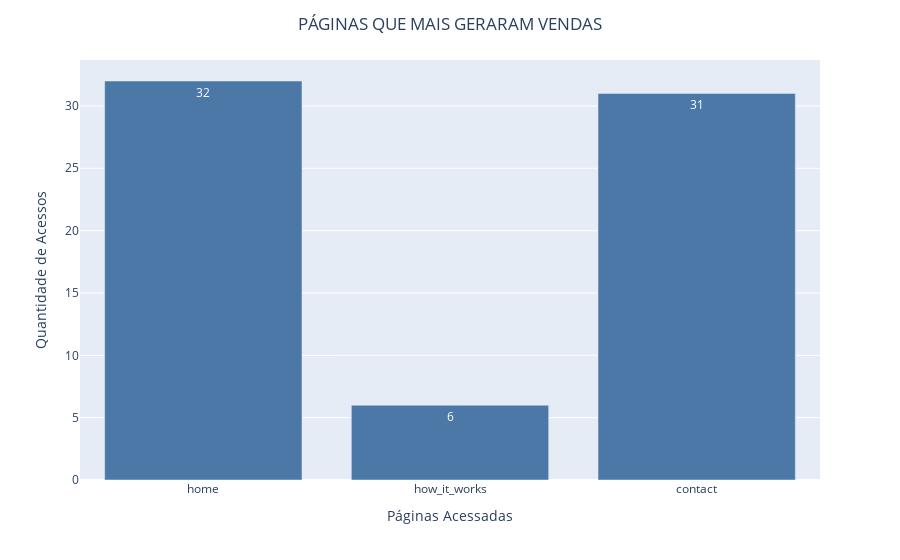

This figure's notebook cell:
### Code cell
#Gráficos de Barras

data = df[df['bought']==1]
values = data.sum()
index = [['home',values['home']],
         ['how_it_works',values['how_it_works']],
         ['contact',values['contact']]]

df_aux = pd.DataFrame(index, columns=['pagina', 'qtd'])

fig = px.bar(df_aux, x='pagina', y='qtd',
            labels={
                'pagina':'Páginas Acessadas',
                'qtd':'Quantidade de Acessos',
            },
            color_discrete_sequence=px.colors.qualitative.T10,
            text_auto=True)

fig.update_layout(title={
    'text' : 'PÁGINAS QUE MAIS GERARAM VENDAS',
    'x' : 0.5})

fig.show()

### Figure 1 — Plotly figure (JSON) as saved in the notebook; plotly's stock layout.template omitted (floating-point values rounded to 4 significant figures)
{"data": [{"alignmentgroup": "True", "hovertemplate": "Páginas Acessadas=%{x}<br>Quantidade de Acessos=%{y}<extra></extra>", "legendgroup": "", "marker": {"color": "#4C78A8", "pattern": {"shape": ""}}, "name": "", "offsetgroup": "", "orientation": "v", "showlegend": false, "textposition": "auto", "texttemplate": "%{y}", "type": "bar", "x": ["home", "how_it_works", "contact"], "xaxis": "x", "y": [32, 6, 31], "yaxis": "y"}], "layout": {"barmode": "relative", "legend": {"tracegroupgap": 0}, "margin": {"t": 60}, "title": {"text": "PÁGINAS QUE MAIS GERARAM VENDAS", "x": 0.5}, "xaxis": {"anchor": "y", "domain": [0, 1], "title": {"text": "Páginas Acessadas"}}, "yaxis": {"anchor": "x", "domain": [0, 1], "title": {"text": "Quantidade de Acessos"}}}}
